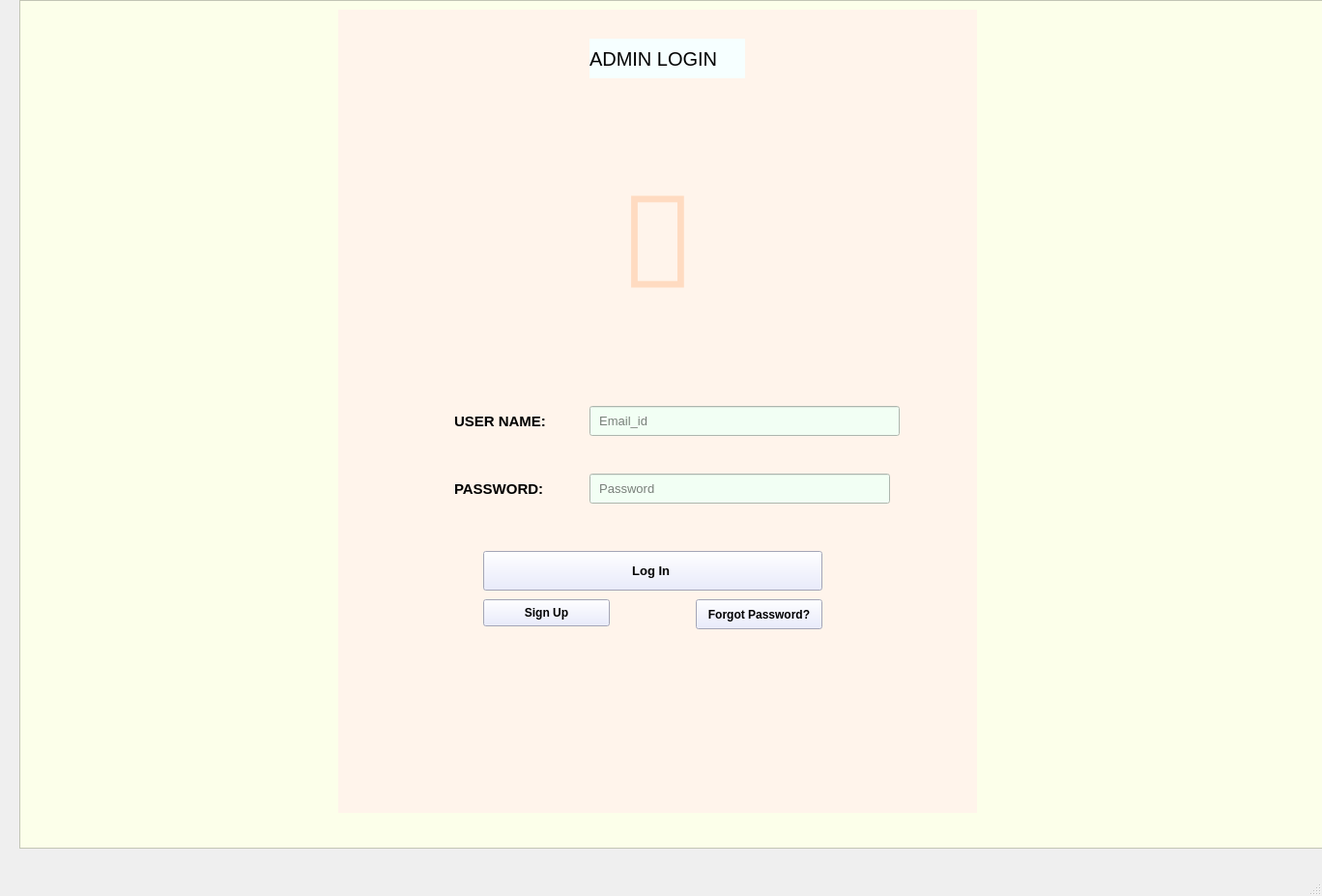
<?xml version="1.0" encoding="UTF-8"?>
<ui version="4.0">
 <class>ADMINLOGIN</class>
 <widget class="QMainWindow" name="ADMINLOGIN">
  <property name="geometry">
   <rect>
    <x>0</x>
    <y>0</y>
    <width>1368</width>
    <height>927</height>
   </rect>
  </property>
  <property name="minimumSize">
   <size>
    <width>1368</width>
    <height>878</height>
   </size>
  </property>
  <property name="maximumSize">
   <size>
    <width>1368</width>
    <height>1368</height>
   </size>
  </property>
  <property name="windowTitle">
   <string>Admin Login</string>
  </property>
  <widget class="QWidget" name="centralwidget">
   <widget class="QFrame" name="frame">
    <property name="geometry">
     <rect>
      <x>20</x>
      <y>0</y>
      <width>1368</width>
      <height>878</height>
     </rect>
    </property>
    <property name="minimumSize">
     <size>
      <width>1368</width>
      <height>878</height>
     </size>
    </property>
    <property name="maximumSize">
     <size>
      <width>1368</width>
      <height>878</height>
     </size>
    </property>
    <property name="styleSheet">
     <string notr="true">background:rgb(252, 255, 234)</string>
    </property>
    <property name="frameShape">
     <enum>QFrame::StyledPanel</enum>
    </property>
    <property name="frameShadow">
     <enum>QFrame::Raised</enum>
    </property>
    <widget class="QWidget" name="widget" native="true">
     <property name="geometry">
      <rect>
       <x>330</x>
       <y>10</y>
       <width>661</width>
       <height>831</height>
      </rect>
     </property>
     <property name="styleSheet">
      <string notr="true">background:rgb(255, 244, 235)</string>
     </property>
     <widget class="QLineEdit" name="lineEdit">
      <property name="geometry">
       <rect>
        <x>260</x>
        <y>410</y>
        <width>321</width>
        <height>31</height>
       </rect>
      </property>
      <property name="font">
       <font>
        <pointsize>10</pointsize>
       </font>
      </property>
      <property name="styleSheet">
       <string notr="true">background:rgb(242, 255, 244)</string>
      </property>
      <property name="echoMode">
       <enum>QLineEdit::Normal</enum>
      </property>
      <property name="placeholderText">
       <string>  Email_id</string>
      </property>
     </widget>
     <widget class="QLineEdit" name="lineEdit_2">
      <property name="geometry">
       <rect>
        <x>260</x>
        <y>480</y>
        <width>311</width>
        <height>31</height>
       </rect>
      </property>
      <property name="font">
       <font>
        <pointsize>10</pointsize>
       </font>
      </property>
      <property name="styleSheet">
       <string notr="true">background:rgb(242, 255, 244)</string>
      </property>
      <property name="text">
       <string/>
      </property>
      <property name="echoMode">
       <enum>QLineEdit::Password</enum>
      </property>
      <property name="placeholderText">
       <string>  Password</string>
      </property>
     </widget>
     <widget class="QPushButton" name="pushButton">
      <property name="geometry">
       <rect>
        <x>150</x>
        <y>560</y>
        <width>351</width>
        <height>41</height>
       </rect>
      </property>
      <property name="font">
       <font>
        <pointsize>10</pointsize>
        <weight>75</weight>
        <bold>true</bold>
       </font>
      </property>
      <property name="cursor">
       <cursorShape>PointingHandCursor</cursorShape>
      </property>
      <property name="styleSheet">
       <string notr="true">background:rgb(228, 231, 255)</string>
      </property>
      <property name="text">
       <string>Log In </string>
      </property>
     </widget>
     <widget class="QLabel" name="label_2">
      <property name="geometry">
       <rect>
        <x>200</x>
        <y>120</y>
        <width>261</width>
        <height>231</height>
       </rect>
      </property>
      <property name="font">
       <font>
        <family>HoloLens MDL2 Assets</family>
        <pointsize>100</pointsize>
       </font>
      </property>
      <property name="styleSheet">
       <string notr="true">color:rgb(255, 219, 193)
</string>
      </property>
      <property name="text">
       <string></string>
      </property>
      <property name="alignment">
       <set>Qt::AlignCenter</set>
      </property>
     </widget>
     <widget class="QPushButton" name="forget">
      <property name="geometry">
       <rect>
        <x>370</x>
        <y>610</y>
        <width>131</width>
        <height>31</height>
       </rect>
      </property>
      <property name="font">
       <font>
        <weight>75</weight>
        <bold>true</bold>
       </font>
      </property>
      <property name="cursor">
       <cursorShape>PointingHandCursor</cursorShape>
      </property>
      <property name="styleSheet">
       <string notr="true">background:rgb(228, 231, 255)</string>
      </property>
      <property name="text">
       <string>Forgot Password?</string>
      </property>
     </widget>
     <widget class="QLabel" name="label">
      <property name="geometry">
       <rect>
        <x>120</x>
        <y>410</y>
        <width>131</width>
        <height>31</height>
       </rect>
      </property>
      <property name="font">
       <font>
        <pointsize>11</pointsize>
        <weight>75</weight>
        <bold>true</bold>
       </font>
      </property>
      <property name="text">
       <string>USER NAME:</string>
      </property>
     </widget>
     <widget class="QLabel" name="label_3">
      <property name="geometry">
       <rect>
        <x>120</x>
        <y>480</y>
        <width>131</width>
        <height>31</height>
       </rect>
      </property>
      <property name="font">
       <font>
        <pointsize>11</pointsize>
        <weight>75</weight>
        <bold>true</bold>
       </font>
      </property>
      <property name="text">
       <string>PASSWORD:</string>
      </property>
     </widget>
     <widget class="QLabel" name="label_4">
      <property name="geometry">
       <rect>
        <x>260</x>
        <y>30</y>
        <width>161</width>
        <height>41</height>
       </rect>
      </property>
      <property name="font">
       <font>
        <pointsize>15</pointsize>
       </font>
      </property>
      <property name="styleSheet">
       <string notr="true">background:rgb(246, 255, 255)</string>
      </property>
      <property name="text">
       <string>ADMIN LOGIN</string>
      </property>
     </widget>
     <widget class="QPushButton" name="signup">
      <property name="geometry">
       <rect>
        <x>150</x>
        <y>610</y>
        <width>131</width>
        <height>28</height>
       </rect>
      </property>
      <property name="font">
       <font>
        <weight>75</weight>
        <bold>true</bold>
       </font>
      </property>
      <property name="styleSheet">
       <string notr="true">background:rgb(228, 231, 255)</string>
      </property>
      <property name="text">
       <string>Sign Up</string>
      </property>
     </widget>
    </widget>
   </widget>
  </widget>
  <widget class="QMenuBar" name="menubar">
   <property name="geometry">
    <rect>
     <x>0</x>
     <y>0</y>
     <width>1368</width>
     <height>26</height>
    </rect>
   </property>
  </widget>
  <widget class="QStatusBar" name="statusbar"/>
 </widget>
 <resources/>
 <connections/>
</ui>
